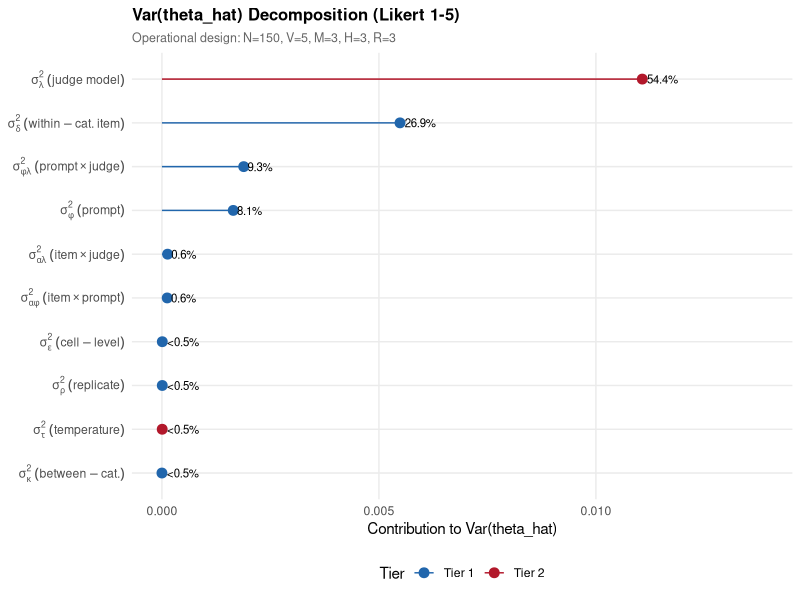
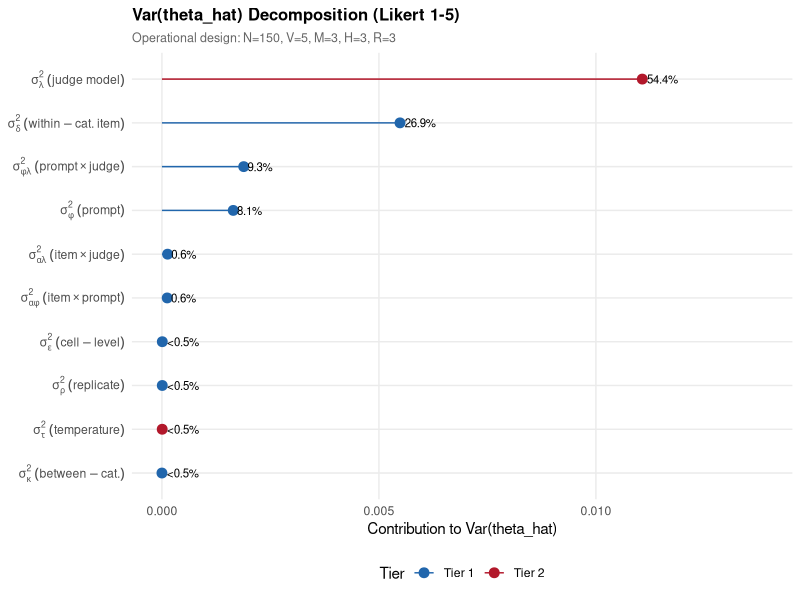
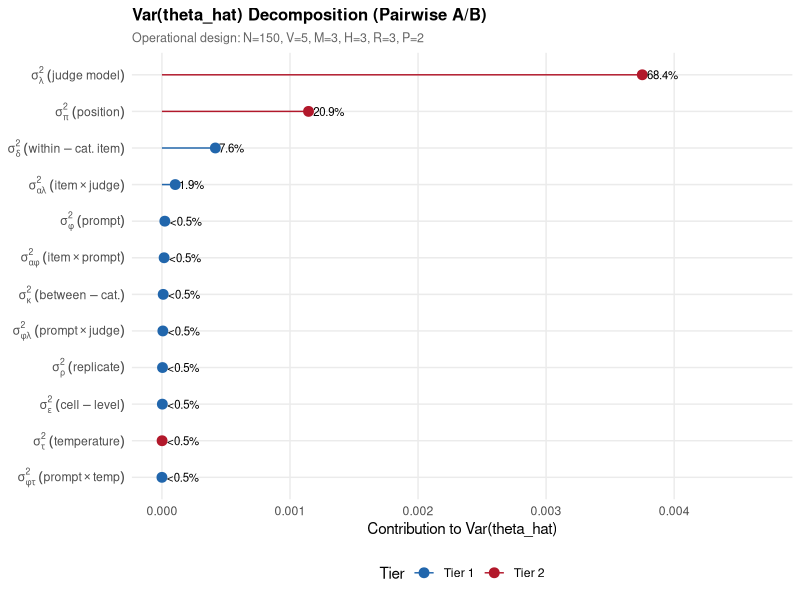
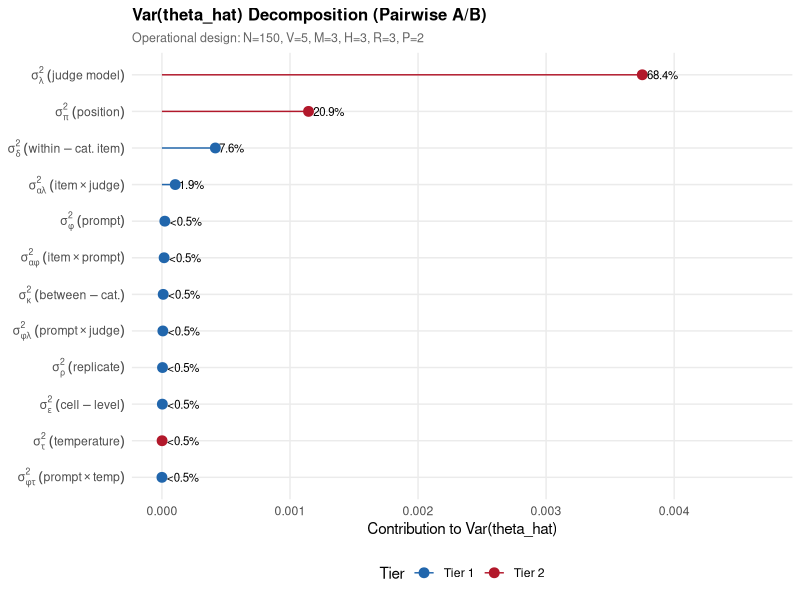
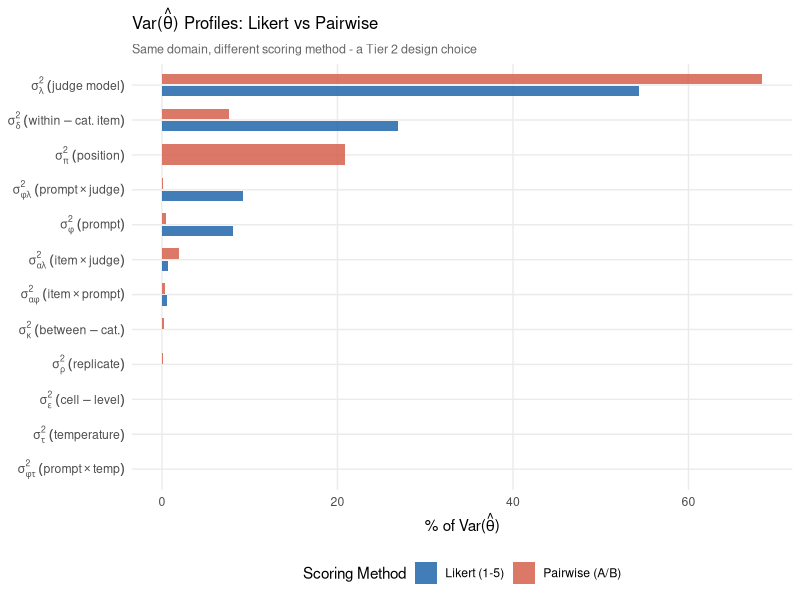
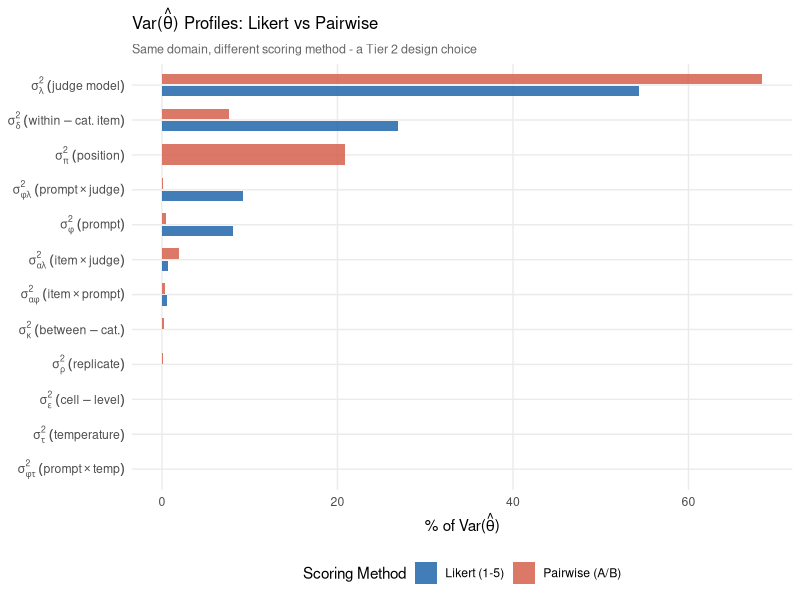
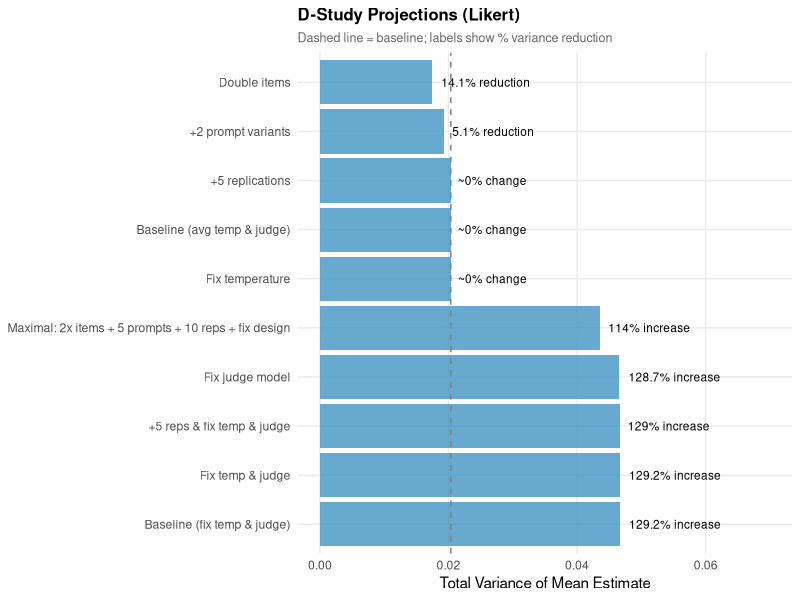
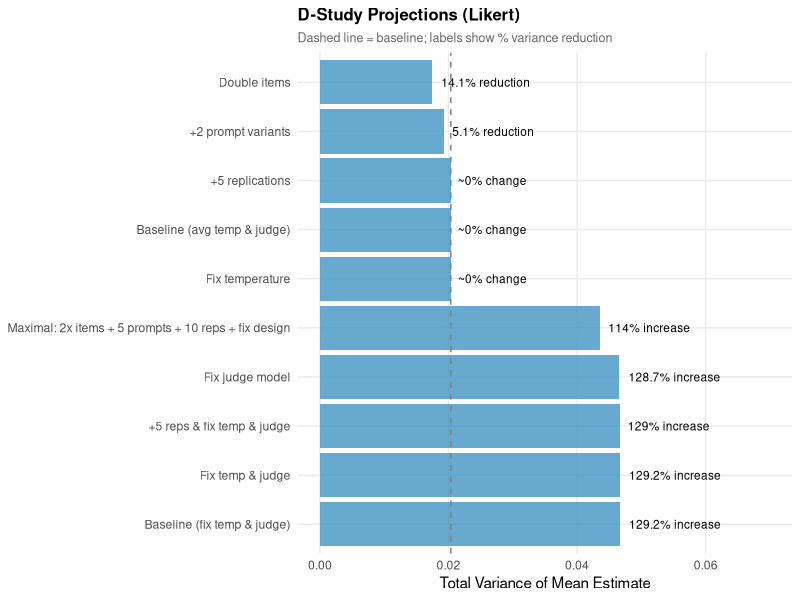

The R script that drew these images, in order:
# 03_figures.R
# Generate publication-quality figures for TEE variance decomposition.
# Produces figures comparing Likert vs Pairwise scoring methods.
# Output: figures/ (PDF + PNG)
#
# Forest plots show shares of Var(theta_hat) — the analyst's mean SE
# decomposition — under the operational factorial. Each component sigma^2_k
# is divided by its design-study denominator (e.g., sigma^2_alpha/N,
# sigma^2_lambda/M, sigma^2_rho/(N*V*H*M*R)) so shares within a panel sum
# to 100% of that design's Var(theta_hat).

library(tidyverse)
library(scales)
library(patchwork)

set.seed(42)

# --- Config ---
fig_dir <- "figures"
dir.create(fig_dir, recursive = TRUE, showWarnings = FALSE)

cat("=== 03_figures.R ===\n")

# --- Theme ---
theme_tle <- theme_minimal(base_size = 11) +
  theme(
    panel.grid.minor = element_blank(),
    plot.title = element_text(face = "bold", size = 12),
    plot.subtitle = element_text(color = "gray40", size = 9),
    legend.position = "bottom",
    strip.text = element_text(face = "bold", size = 10)
  )

# Color palette: blue = model-side, red = pipeline-side
tier_colors <- c("Tier 1" = "#2166ac", "Tier 2" = "#b2182b")
scoring_colors <- c("Likert (1-5)" = "#2166ac", "Pairwise (A/B)" = "#d6604d")

# --- sigma^2 expression labels for the y-axis ---
sigma_labels <- c(
  "judge model (design sensitivity)" = expression(sigma[lambda]^2 ~ (judge ~ model)),
  "item x judge"                     = expression(sigma[alpha*lambda]^2 ~ (item %*% judge)),
  "prompt x judge"                   = expression(sigma[phi*lambda]^2 ~ (prompt %*% judge)),
  "within-category item"             = expression(sigma[delta]^2 ~ (within-cat. ~ item)),
  "between-category"                 = expression(sigma[kappa]^2 ~ (between-cat.)),
  "item x prompt"                    = expression(sigma[alpha*phi]^2 ~ (item %*% prompt)),
  "cell-level (3-way+)"              = expression(sigma[epsilon]^2 ~ (cell-level)),
  "temperature (design sensitivity)" = expression(sigma[tau]^2 ~ (temperature)),
  "item x temperature"               = expression(sigma[alpha*tau]^2 ~ (item %*% temp)),
  "prompt x temperature"             = expression(sigma[phi*tau]^2 ~ (prompt %*% temp)),
  "replicate noise"                  = expression(sigma[rho]^2 ~ (replicate)),
  "prompt"                           = expression(sigma[phi]^2 ~ (prompt)),
  "position (design sensitivity)"    = expression(sigma[pi]^2 ~ (position))
)

# Compute the divisor for each component under a design (V, M, H, R, P).
# Convention: averaging over a factor adds it to the denominator; fixing a
# factor (level = 1) leaves it out. P = number of position levels (pairwise
# only); position is fixed-effect sensitivity, divisor = P.
compute_divisor <- function(label, N, V, M, H, R, P = 1) {
  switch(label,
    "between-category"                 = N,
    "within-category item"             = N,
    "prompt"                           = V,
    "item x prompt"                    = N * V,
    "item x temperature"               = N * H,
    "prompt x temperature"             = V * H,
    "item x judge"                     = N * M,
    "prompt x judge"                   = V * M,
    "cell-level (3-way+)"              = N * V * H * M,
    "replicate noise"                  = N * V * H * M * R,
    "judge model (design sensitivity)" = M,
    "temperature (design sensitivity)" = H,
    "position (design sensitivity)"    = P,
    NA_real_
  )
}

# Apply the Var(theta_hat) decomposition to a variance-components table.
apply_var_theta_decomp <- function(vc, design) {
  vc %>%
    filter(variance > 0) %>%
    mutate(
      divisor = sapply(tle_label, compute_divisor,
                       N = design$N, V = design$V, M = design$M,
                       H = design$H, R = design$R, P = design$P),
      contribution = variance / divisor
    ) %>%
    filter(!is.na(divisor), contribution > 0) %>%
    mutate(
      total_var    = sum(contribution),
      pct_mean_var = 100 * contribution / total_var,
      se_design    = sqrt(total_var)
    )
}

# --- Load data ---
vc_likert   <- read_csv("data/processed/variance_components_likert.csv", show_col_types = FALSE)
vc_pairwise <- read_csv("data/processed/variance_components_pairwise.csv", show_col_types = FALSE)

ds_likert   <- read_csv("data/processed/dstudy_likert.csv", show_col_types = FALSE)
ds_pairwise <- read_csv("data/processed/dstudy_pairwise.csv", show_col_types = FALSE)

tv_likert   <- read_csv("data/processed/per_category_variance_likert.csv", show_col_types = FALSE)
tv_pairwise <- read_csv("data/processed/per_category_variance_pairwise.csv", show_col_types = FALSE)

# --- Operational factorials (matched to data/processed/*_clean.csv) ---
likert_design   <- list(N = 150, V = 5, M = 3, H = 3, R = 3, P = 1)
pairwise_design <- list(N = 150, V = 5, M = 3, H = 3, R = 3, P = 2)

decomp_likert   <- apply_var_theta_decomp(vc_likert,   likert_design)
decomp_pairwise <- apply_var_theta_decomp(vc_pairwise, pairwise_design)


# =========================================================================
# Figure 1a: Var(theta_hat) Forest Plot — Likert
# =========================================================================
cat("\nFigure 1a: Var(theta_hat) decomposition (Likert)...\n")

# Lollipop with sigma^2 expressions on the y-axis and Var(theta_hat) % labels.
make_var_theta_plot <- function(decomp, design, title_suffix, point_color = "#2166ac") {
  d <- decomp %>%
    mutate(tier_label = recode(tier,
                               "model-side"    = "Tier 1",
                               "pipeline-side" = "Tier 2"),
           tle_label  = fct_reorder(tle_label, contribution))

  ggplot(d, aes(x = contribution, y = tle_label)) +
    geom_segment(aes(x = 0, xend = contribution,
                     y = tle_label, yend = tle_label,
                     color = tier_label), linewidth = 0.5) +
    geom_point(aes(color = tier_label), size = 3) +
    geom_text(aes(label = ifelse(pct_mean_var >= 0.5,
                                 sprintf("%.1f%%", pct_mean_var),
                                 "<0.5%")),
              hjust = -0.15, size = 2.9) +
    scale_color_manual(values = tier_colors, name = "Tier") +
    scale_y_discrete(labels = sigma_labels) +
    labs(
      title = paste("Var(theta_hat) Decomposition", title_suffix),
      subtitle = sprintf("Operational design: N=%d, V=%d, M=%d, H=%d, R=%d%s",
                        design$N, design$V, design$M, design$H, design$R,
                        if (design$P > 1) sprintf(", P=%d", design$P) else ""),
      x = "Contribution to Var(theta_hat)",
      y = NULL
    ) +
    theme_tle +
    expand_limits(x = max(d$contribution) * 1.25)
}

cat("\nLikert Var(theta_hat) shares (top 8):\n")
print(decomp_likert %>%
        arrange(desc(contribution)) %>%
        select(tle_label, variance, divisor, contribution, pct_mean_var) %>%
        head(8))
cat(sprintf("Likert: total Var(theta_hat) = %.6g, SE = %.6g\n",
            unique(decomp_likert$total_var), unique(decomp_likert$se_design)))

p1a <- make_var_theta_plot(decomp_likert, likert_design, "(Likert 1-5)")
ggsave(file.path(fig_dir, "fig1a_variance_likert.pdf"), p1a, width = 7, height = 5)
ggsave(file.path(fig_dir, "fig1a_variance_likert.png"), p1a, width = 7, height = 5, dpi = 300)
cat("  Saved fig1a_variance_likert.pdf/png\n")


# =========================================================================
# Figure 1b: Var(theta_hat) Forest Plot — Pairwise
# =========================================================================
cat("\nFigure 1b: Var(theta_hat) decomposition (Pairwise)...\n")

cat("\nPairwise Var(theta_hat) shares (top 8):\n")
print(decomp_pairwise %>%
        arrange(desc(contribution)) %>%
        select(tle_label, variance, divisor, contribution, pct_mean_var) %>%
        head(8))
cat(sprintf("Pairwise: total Var(theta_hat) = %.6g, SE = %.6g\n",
            unique(decomp_pairwise$total_var), unique(decomp_pairwise$se_design)))

p1b <- make_var_theta_plot(decomp_pairwise, pairwise_design, "(Pairwise A/B)")
ggsave(file.path(fig_dir, "fig1b_variance_pairwise.pdf"), p1b, width = 7, height = 5)
ggsave(file.path(fig_dir, "fig1b_variance_pairwise.png"), p1b, width = 7, height = 5, dpi = 300)
cat("  Saved fig1b_variance_pairwise.pdf/png\n")


# =========================================================================
# Figure 2: Side-by-Side Comparison — Likert vs Pairwise (Var(theta_hat) shares)
# =========================================================================
cat("Figure 2: Scoring method comparison (Var(theta_hat) shares)...\n")

vc_both <- bind_rows(decomp_likert, decomp_pairwise) %>%
  mutate(
    scoring_label = case_when(
      scoring == "likert"   ~ "Likert (1-5)",
      scoring == "pairwise" ~ "Pairwise (A/B)"
    ),
    tle_label = fct_reorder(tle_label, pct_mean_var, .fun = max)
  )

p2 <- ggplot(vc_both, aes(x = pct_mean_var, y = tle_label, fill = scoring_label)) +
  geom_col(position = position_dodge(width = 0.7), width = 0.6, alpha = 0.85) +
  scale_fill_manual(values = scoring_colors, name = "Scoring Method") +
  scale_y_discrete(labels = sigma_labels) +
  labs(
    title = expression("Var(" * hat(theta) * ") Profiles: Likert vs Pairwise"),
    subtitle = "Same domain, different scoring method - a Tier 2 design choice",
    x = expression("% of Var(" * hat(theta) * ")"),
    y = NULL
  ) +
  theme_tle

ggsave(file.path(fig_dir, "fig2_scoring_comparison.pdf"), p2, width = 8, height = 5.5)
ggsave(file.path(fig_dir, "fig2_scoring_comparison.png"), p2, width = 8, height = 5.5, dpi = 300)
cat("  Saved fig2_scoring_comparison.pdf/png\n")


# =========================================================================
# Figure 3a: D-Study Waterfall — Likert
# =========================================================================
cat("Figure 3a: D-study waterfall (Likert)...\n")

make_waterfall_plot <- function(dstudy_df, title_suffix) {
  baseline_var <- dstudy_df %>%
    filter(str_detect(scenario, "Baseline.*avg")) %>%
    pull(total_var) %>%
    first()

  ds_plot <- dstudy_df %>%
    mutate(scenario = fct_reorder(scenario, total_var, .desc = TRUE))

  ds_plot <- ds_plot %>%
    mutate(change_label = case_when(
      is.na(reduction_pct) ~ "",
      abs(reduction_pct) < 0.5 ~ "~0% change",
      reduction_pct > 0 ~ paste0(reduction_pct, "% reduction"),
      reduction_pct < 0 ~ paste0(abs(reduction_pct), "% increase")
    ))

  ggplot(ds_plot, aes(x = total_var, y = scenario)) +
    geom_col(fill = "#4393c3", alpha = 0.8) +
    geom_text(aes(label = change_label),
              hjust = -0.1, size = 3) +
    geom_vline(xintercept = baseline_var, linetype = "dashed", color = "gray50") +
    labs(
      title = paste("D-Study Projections", title_suffix),
      subtitle = "Dashed line = baseline; labels show % variance reduction",
      x = "Total Variance of Mean Estimate",
      y = NULL
    ) +
    scale_x_continuous(labels = scales::label_number()) +
    theme_tle +
    expand_limits(x = max(ds_plot$total_var) * 1.5)
}

p3a <- make_waterfall_plot(ds_likert, "(Likert)")
ggsave(file.path(fig_dir, "fig3a_dstudy_likert.pdf"), p3a, width = 8, height = 5)
ggsave(file.path(fig_dir, "fig3a_dstudy_likert.png"), p3a, width = 8, height = 5, dpi = 300)
cat("  Saved fig3a_dstudy_likert.pdf/png\n")


# =========================================================================
# Figure 3b: D-Study Waterfall — Pairwise
# =========================================================================
cat("Figure 3b: D-study waterfall (Pairwise)...\n")

p3b <- make_waterfall_plot(ds_pairwise, "(Pairwise)")
ggsave(file.path(fig_dir, "fig3b_dstudy_pairwise.pdf"), p3b, width = 8, height = 5)
ggsave(file.path(fig_dir, "fig3b_dstudy_pairwise.png"), p3b, width = 8, height = 5, dpi = 300)
cat("  Saved fig3b_dstudy_pairwise.pdf/png\n")


# =========================================================================
# Figure 3c: Combined D-Study Waterfall — Likert vs Pairwise
# =========================================================================
cat("Figure 3c: Combined D-study comparison...\n")

p3a_combined <- make_waterfall_plot(ds_likert, "(Likert)") + theme(plot.title = element_text(size = 11, face = "bold"))
p3b_combined <- make_waterfall_plot(ds_pairwise, "(Pairwise)") + theme(plot.title = element_text(size = 11, face = "bold"))
p3c <- p3a_combined + p3b_combined + plot_layout(ncol = 2)

ggsave(file.path(fig_dir, "fig_dstudy_comparison.pdf"), p3c, width = 14, height = 5.5)
ggsave(file.path(fig_dir, "fig_dstudy_comparison.png"), p3c, width = 14, height = 5.5, dpi = 300)
cat("  Saved fig_dstudy_comparison.pdf/png\n")


# =========================================================================
# Figure 4: Per-Category Replicate Noise by Scoring Method
# =========================================================================
cat("Figure 4: Per-category replicate noise...\n")

tv_both <- bind_rows(tv_likert, tv_pairwise) %>%
  mutate(
    scoring_label = case_when(
      scoring == "likert" ~ "Likert (1-5)",
      scoring == "pairwise" ~ "Pairwise (A/B)"
    ),
    category_short = str_replace_all(category, "_", " ") %>%
      str_to_title() %>%
      str_replace("Left Right", "L-R")
  )

if (nrow(tv_both) > 2) {
  p4 <- ggplot(tv_both, aes(x = mean_gen_var, y = category_short, color = scoring_label)) +
    geom_point(size = 3, position = position_dodge(width = 0.4)) +
    geom_errorbarh(
      aes(xmin = pmax(0, mean_gen_var - 1.96 * sd_gen_var / sqrt(n_cells)),
          xmax = mean_gen_var + 1.96 * sd_gen_var / sqrt(n_cells)),
      height = 0.2,
      position = position_dodge(width = 0.4)
    ) +
    scale_color_manual(values = scoring_colors, name = "Scoring Method") +
    labs(
      title = expression(paste("Per-Category Replicate Noise (", sigma[rho]^2, ")")),
      subtitle = "Mean within-cell variance by dimension; error bars = 95% CI",
      x = expression(hat(sigma)[rho]^2),
      y = NULL
    ) +
    theme_tle

  ggsave(file.path(fig_dir, "fig4_per_category_gen_var.pdf"), p4,
         width = 8, height = max(4, n_distinct(tv_both$category) * 0.5 + 2))
  ggsave(file.path(fig_dir, "fig4_per_category_gen_var.png"), p4,
         width = 8, height = max(4, n_distinct(tv_both$category) * 0.5 + 2), dpi = 300)
  cat("  Saved fig4_per_category_gen_var.pdf/png\n")
} else {
  cat("  Skipped: insufficient categories\n")
}

cat("\n=== All figures saved to", fig_dir, "===\n")
